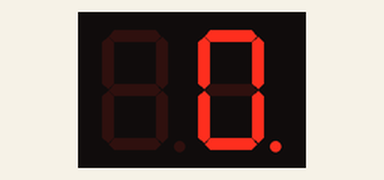
Bench run of a sketch on a simulated Arduino Uno, built with avr-gcc and run on an emulated ATmega328P. On the bench: 2-digit seven-segment display.

Above: at 0.15 s.
At 0.77 s:
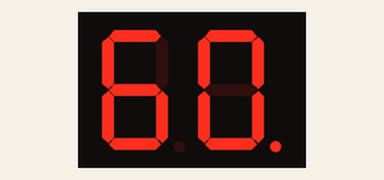
At 1.69 s:
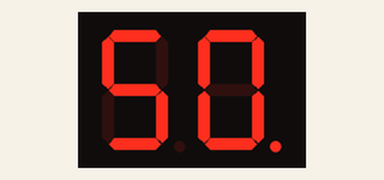
At 2.62 s:
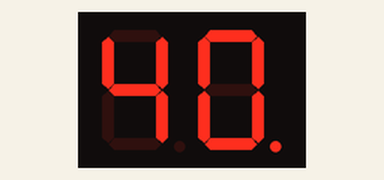
At 3.54 s:
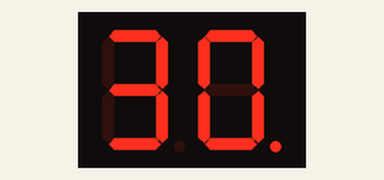

Measured:
- by itself, everything shown: repeats every 3.1 s, in 10 steps

The sketch:

_05_-_Contador.ino
```cpp
#include <SevSeg.h>
SevSeg display;

void setup() {
  byte digitos = 2;
  byte pino_digitos[] = {A0, A1};
  byte pino_segmentos[] = {5, 6, 7, 8, 9, 10, 11, 12};
  display.begin(COMMON_ANODE, digitos, pino_digitos, pino_segmentos);
}

void loop() {
  for(int i=0;i<=99;i++) {
    display.setNumber(i,0);
    display.refreshDisplay();
    delay(10);
  }
}
```
